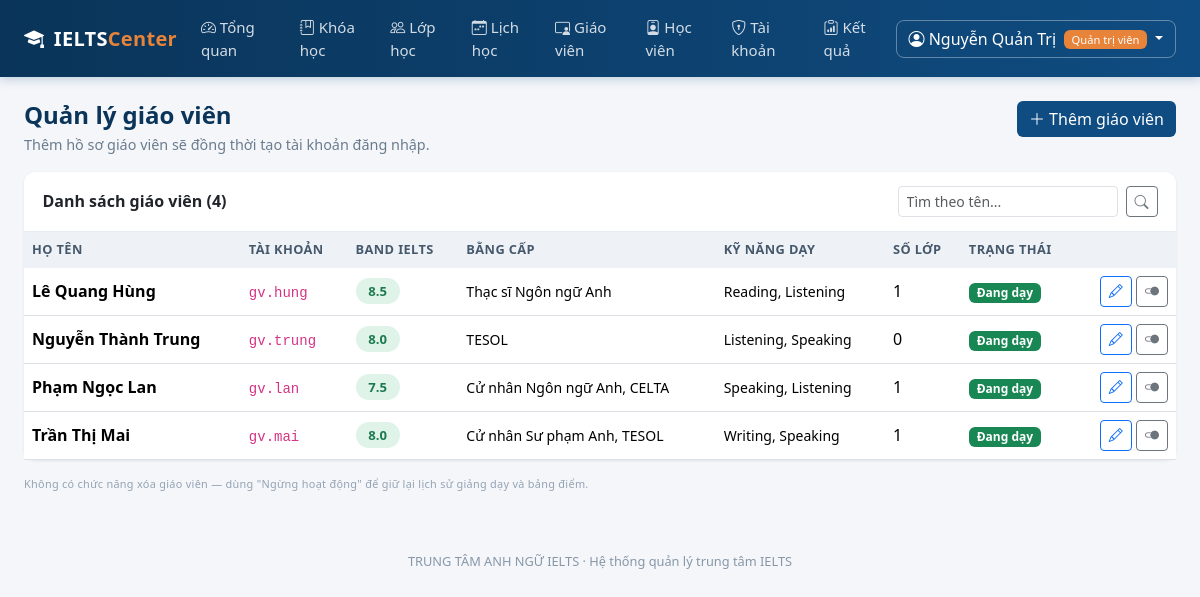
Screenshot of /quan-tri/giao-vien (signed in) with the database file from the repository.
### models.py (models this page shows, shortened)
class User(UserMixin, db.Model):
    __tablename__ = "users"
    id = db.Column(db.Integer, primary_key=True)
    username = db.Column(db.String(50), unique=True, nullable=False, index=True)
    password_hash = db.Column(db.String(255), nullable=False)
    role = db.Column(db.String(20), nullable=False, default=ROLE_STUDENT)
    full_name = db.Column(db.String(120), nullable=False)
    email = db.Column(db.String(120))
    phone = db.Column(db.String(20))
    is_locked = db.Column(db.Boolean, default=False, nullable=False)
    failed_logins = db.Column(db.Integer, default=0, nullable=False)
    created_at = db.Column(db.DateTime, default=datetime.now)
    teacher = db.relationship(
        "TeacherProfile", back_populates="user", uselist=False, cascade="all, delete-orphan"
    )
    student = db.relationship(
        "StudentProfile", back_populates="user", uselist=False, cascade="all, delete-orphan"
    )
    @property
    def role_label(self):
        return ROLE_LABELS.get(self.role, self.role)
    @property
    def is_admin(self):
        return self.role == ROLE_ADMIN

class TeacherProfile(db.Model):
    __tablename__ = "teacher_profiles"
    id = db.Column(db.Integer, primary_key=True)
    user_id = db.Column(db.Integer, db.ForeignKey("users.id"), unique=True, nullable=False)
    degree = db.Column(db.String(150))          # bang cap
    ielts_band = db.Column(db.Float)            # band IELTS cua giao vien
    skills = db.Column(db.String(150))          # ky nang dam nhiem
    is_active = db.Column(db.Boolean, default=True, nullable=False)
    note = db.Column(db.Text)
    user = db.relationship("User", back_populates="teacher")
    classes = db.relationship("ClassRoom", back_populates="teacher")
    @property
    def full_name(self):
        return self.user.full_name

### blueprints/admin.py (the view)
@admin_bp.route("/giao-vien")
def teachers():
    keyword = request.args.get("q", "").strip()
    query = TeacherProfile.query.join(User)
    if keyword:
        like = f"%{keyword}%"
        query = query.filter(db.or_(User.full_name.ilike(like), User.username.ilike(like)))
    return render_template(
        "admin/teachers.html", teachers=query.order_by(User.full_name).all(), keyword=keyword
    )

### blueprints/admin.py (called while the page is built)
@admin_bp.before_request
@admin_required
def _guard():
    return None

### models.py (called while the page is built)
@login_manager.user_loader
def load_user(user_id):
    return db.session.get(User, int(user_id))

### utils.py (called while the page is built)
def role_required(*roles):
    def decorator(view):
        @wraps(view)
        def wrapper(*args, **kwargs):
            if not current_user.is_authenticated:
                flash("Vui lòng đăng nhập để tiếp tục.", "warning")
                return redirect(url_for("auth.login"))
            if current_user.role not in roles:
                abort(403)
            return view(*args, **kwargs)
        return wrapper
    return decorator

### templates/admin/teachers.html (shortened to what this page needs)
{% extends "base.html" %}
{% block content %}
<div class="d-flex justify-content-between align-items-start mb-3 flex-wrap gap-2">
  <div>
    <h4 class="page-title">Quản lý giáo viên</h4>
    <p class="page-sub mb-0">Thêm hồ sơ giáo viên sẽ đồng thời tạo tài khoản đăng nhập.</p>
  </div>
  <a href="{{ url_for('admin.teacher_form') }}" class="btn btn-primary" style="background:var(--brand);border:none">
    <i class="bi bi-plus-lg"></i> Thêm giáo viên
  </a>
</div>
<div class="card">
  <div class="card-header d-flex justify-content-between align-items-center">
    <span>Danh sách giáo viên ({{ teachers|length }})</span>
    <form class="d-flex gap-2" method="get">
      <input type="text" name="q" value="{{ keyword }}" class="form-control form-control-sm" placeholder="Tìm theo tên...">
      <button class="btn btn-sm btn-outline-secondary"><i class="bi bi-search"></i></button>
    </form>
  </div>
  <div class="table-responsive">
    <table class="table table-hover mb-0">
      <thead>
        <tr><th>Họ tên</th><th>Tài khoản</th><th>Band IELTS</th><th>Bằng cấp</th>
            <th>Kỹ năng dạy</th><th>Số lớp</th><th>Trạng thái</th><th></th></tr>
      </thead>
      <tbody>
      {% for t in teachers %}
        <tr>
          <td class="fw-semibold">{{ t.full_name }}</td>
          <td><code>{{ t.user.username }}</code></td>
          <td><span class="band-pill high">{{ t.ielts_band or '—' }}</span></td>
          <td class="small">{{ t.degree or '—' }}</td>
          <td class="small">{{ t.skills or '—' }}</td>
          <td>{{ t.classes|length }}</td>
          <td>
            {% if t.is_active %}<span class="badge bg-success">Đang dạy</span>
            {% else %}<span class="badge bg-secondary">Ngừng hoạt động</span>{% endif %}
          </td>
          <td class="text-end">
            <a href="{{ url_for('admin.teacher_form', teacher_id=t.id) }}" class="btn btn-sm btn-outline-primary"><i class="bi bi-pencil"></i></a>
            <form method="post" action="{{ url_for('admin.teacher_toggle', teacher_id=t.id) }}" class="d-inline"
                  data-confirm="Đổi trạng thái hoạt động của {{ t.full_name }}?">
              <button class="btn btn-sm btn-outline-secondary"><i class="bi bi-toggle2-{{ 'on' if t.is_active else 'off' }}"></i></button>
            </form>
          </td>
        </tr>
      {% else %}
        <tr><td colspan="8" class="text-center text-muted py-4">Chưa có giáo viên nào.</td></tr>
      {% endfor %}
      </tbody>
    </table>
  </div>
</div>
<p class="uc-tag mt-3">
  Không có chức năng xóa giáo viên — dùng "Ngừng hoạt động" để giữ lại lịch sử giảng dạy và bảng điểm.
</p>
{% endblock %}

### templates/base.html (shortened to what this page needs)
<!DOCTYPE html>
<html lang="vi">
<head>
  <link href="{{ url_for('static', filename='vendor/bootstrap/bootstrap.min.css') }}" rel="stylesheet">
  <link href="{{ url_for('static', filename='vendor/bootstrap-icons/bootstrap-icons.min.css') }}" rel="stylesheet">
  <link rel="stylesheet" href="{{ url_for('static', filename='css/style.css') }}">
</head>
<body class="{% if not current_user.is_authenticated %}page-auth{% endif %}">
{% if current_user.is_authenticated %}
<nav class="navbar navbar-expand-lg app-navbar sticky-top">
  <div class="container-fluid px-4">
    <a class="navbar-brand" href="{{ url_for('auth.index') }}">
      <i class="bi bi-mortarboard-fill me-1"></i> IELTS<span class="brand-light">Center</span>
    </a>
    <div class="collapse navbar-collapse" id="mainNav">
      <ul class="navbar-nav me-auto">
        {% if current_user.is_admin %}
          <li class="nav-item"><a class="nav-link" href="{{ url_for('admin.dashboard') }}"><i class="bi bi-speedometer2"></i> Tổng quan</a></li>
          <li class="nav-item"><a class="nav-link" href="{{ url_for('admin.courses') }}"><i class="bi bi-journal-bookmark"></i> Khóa học</a></li>
          <li class="nav-item"><a class="nav-link" href="{{ url_for('admin.classes') }}"><i class="bi bi-people"></i> Lớp học</a></li>
          <li class="nav-item"><a class="nav-link" href="{{ url_for('admin.schedule_management') }}"><i class="bi bi-calendar-week"></i> Lịch học</a></li>
          <li class="nav-item"><a class="nav-link" href="{{ url_for('admin.teachers') }}"><i class="bi bi-person-video3"></i> Giáo viên</a></li>
          <li class="nav-item"><a class="nav-link" href="{{ url_for('admin.students') }}"><i class="bi bi-person-badge"></i> Học viên</a></li>
          <li class="nav-item"><a class="nav-link" href="{{ url_for('admin.accounts') }}"><i class="bi bi-shield-lock"></i> Tài khoản</a></li>
          <li class="nav-item"><a class="nav-link" href="{{ url_for('admin.scores') }}"><i class="bi bi-clipboard-data"></i> Kết quả</a></li>
        {% elif current_user.is_teacher %}
          <li class="nav-item"><a class="nav-link" href="{{ url_for('teacher.dashboard') }}"><i class="bi bi-speedometer2"></i> Lớp giảng dạy</a></li>
          <li class="nav-item"><a class="nav-link" href="{{ url_for('teacher.schedule') }}"><i class="bi bi-calendar-week"></i> Lịch dạy</a></li>
        {% endif %}
      </ul>
      <div class="dropdown">
        <a class="btn btn-user dropdown-toggle" href="#" data-bs-toggle="dropdown">
          <i class="bi bi-person-circle"></i>
          {{ current_user.full_name }}
          <span class="badge role-badge ms-1">{{ current_user.role_label }}</span>
        </a>
      </div>
    </div>
  </div>
</nav>
{% endif %}
<main class="{% if current_user.is_authenticated %}container-fluid px-4 py-4{% else %}auth-wrapper{% endif %}">
  {% block content %}{% endblock %}
</main>
{% if current_user.is_authenticated %}
<footer class="app-footer">
  {{ CENTER_NAME }} · Hệ thống quản lý trung tâm IELTS
</footer>
{% endif %}
</body>
</html>

### static/css/style.css (style rules this page uses)
:root { --brand: #0f4c81; --brand-dark: #0a3459; --brand-light: #4a90c2; --accent: #e8833a; --surface: #f4f6f9; }
body { background: var(--surface); font-family: "Segoe UI", Roboto, "Helvetica Neue", Arial, sans-serif; color: #23303d; min-height: 100vh; }
.app-navbar { background: linear-gradient(90deg, var(--brand-dark), var(--brand)); box-shadow: 0 2px 10px rgba(15, 76, 129, .25); }
.app-navbar .navbar-brand { color: #fff; font-weight: 700; letter-spacing: .3px; }
.app-navbar .brand-light { color: var(--accent); }
.app-navbar .nav-link { color: rgba(255, 255, 255, .82); font-size: .94rem; padding: .5rem .85rem; border-radius: 6px; }
.btn-user { color: #fff; border: 1px solid rgba(255,255,255,.35); border-radius: 8px; }
.role-badge { background: var(--accent); font-weight: 500; font-size: .7rem; }
.card { border: none; border-radius: 12px; box-shadow: 0 1px 3px rgba(16, 40, 66, .09); }
.card-header { background: #fff; border-bottom: 1px solid #e7ecf2; font-weight: 600; border-radius: 12px 12px 0 0 !important; padding: .9rem 1.15rem; }
.page-title { font-weight: 700; color: var(--brand-dark); margin-bottom: .25rem; }
.page-sub { color: #6b7c8f; font-size: .9rem; }
.table thead th { background: #eef2f7; color: #46586c; font-size: .8rem; text-transform: uppercase; letter-spacing: .4px; border-bottom: none; }
.table td, .table th { vertical-align: middle; }
.band-pill { display: inline-block; min-width: 44px; text-align: center; padding: .2rem .5rem; border-radius: 20px; font-weight: 600; font-size: .82rem; background: #e7f0f8; color: var(--brand-dark); }
.band-pill.high { background: #dff3e8; color: #1d7a4f; }
.app-footer { text-align: center; color: #8797a8; font-size: .8rem; padding: 1.25rem 0 2rem; }
.uc-tag { font-size: .68rem; color: #94a3b4; letter-spacing: .3px; }

### rows the page displays
User: full_name "Nguyễn Quản Trị", role_label "Quản trị viên"
TeacherProfile: full_name "Lê Quang Hùng", user.username "gv.hung", ielts_band "8.5", degree "Thạc sĩ Ngôn ngữ Anh", skills "Reading, Listening", classes|length "1", is_active "Đang dạy"
TeacherProfile: full_name "Nguyễn Thành Trung", user.username "gv.trung", ielts_band "8.0", degree "TESOL", skills "Listening, Speaking", classes|length "0", is_active "Đang dạy"
TeacherProfile: full_name "Phạm Ngọc Lan", user.username "gv.lan", ielts_band "7.5", degree "Cử nhân Ngôn ngữ Anh, CELTA", skills "Speaking, Listening", classes|length "1", is_active "Đang dạy"
TeacherProfile: full_name "Trần Thị Mai", user.username "gv.mai", ielts_band "8.0", degree "Cử nhân Sư phạm Anh, TESOL", skills "Writing, Speaking", classes|length "1", is_active "Đang dạy"

### other values shown
{{ teachers|length }} "4"
{{ CENTER_NAME }} "TRUNG TÂM ANH NGỮ IELTS"
